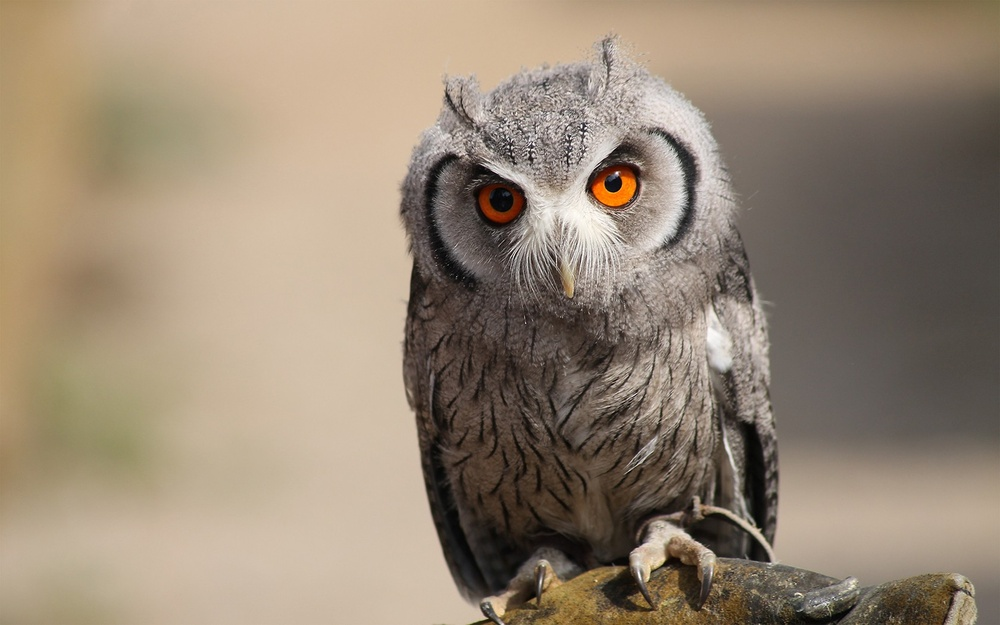
#> input picture Praktikum 3/hewan.jpg, 1000 x 625 px, shrunk from 1680 x 1050 before the run
$ jupyter execute 'Praktikum 3 - Operasi Pixel dan Histogram.ipynb'
#> lines starting #> are read from the running program, lines starting #| are printed output that depends on the picture
## Import Library

[cell 1]
import cv2
import matplotlib.pyplot as plt
import numpy as np
# 202331015_Haidar Rafi Purnomo

## Mambaca data gambar

[cell 2]
img =  cv2.imread('hewan.jpg')
#> img is the input picture: shape (625, 1000, 3); mean B, G, R 117.2, 135.6, 151.2
# 202331015_Haidar Rafi Purnomo

[cell 3]
img.shape
#> Out = (625, 1000, 3)
# 202331015_Haidar Rafi Purnomo

[cell 4]
[baris, kolom] = img.shape[:2]
#> baris = 625; kolom = 1000
# 202331015_Haidar  Rafi Purnomo

## Convert BGR to RGB

[cell 5]
rgb = cv2.cvtColor(img, cv2.COLOR_BGR2RGB)
# 202331015_Haidar Rafi Purnomo

## Menampilkan Histogram

[cell 6]
fig, axs = plt.subplots(2, 2, figsize=(15,5))

#Cara 1
axs[0,0].imshow(rgb)
axs[0,1].hist(rgb.ravel(),256,[0,256])

#Cara2
hist = cv2.calcHist([rgb],[0], None,[256],[0,256])
#> hist = 256 values, max 18263 at index 209, min 1 at index 0, mean 2441.4
axs[1,0].imshow(rgb)
axs[1,1].plot(hist)

#Menampilakn
plt.show()
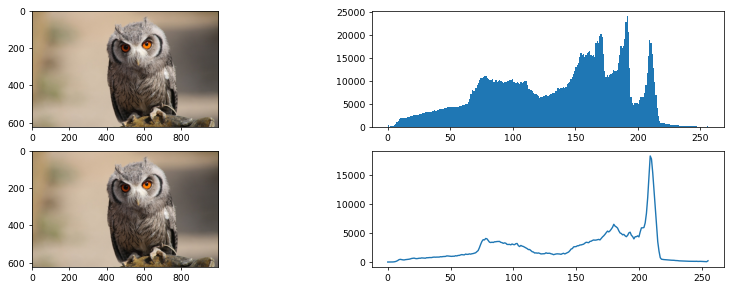
#> figure drawn by matplotlib, 4 panels; panel 2: tallest bar 24159 high, from x = 191 to 192; panel 4: curve peaks at x = 209, y = 18263

# 202331015_Haidar Rafi Purnomo

## Operasi Pixel untuk meningkatkan kecerahan

[cell 7]
beta = 40
citra_cerah = np.zeros((baris, kolom, 3))

for x in range(baris):
    for y in range(kolom):
        gyx = rgb[x,y] + beta
        citra_cerah[x,y] = gyx
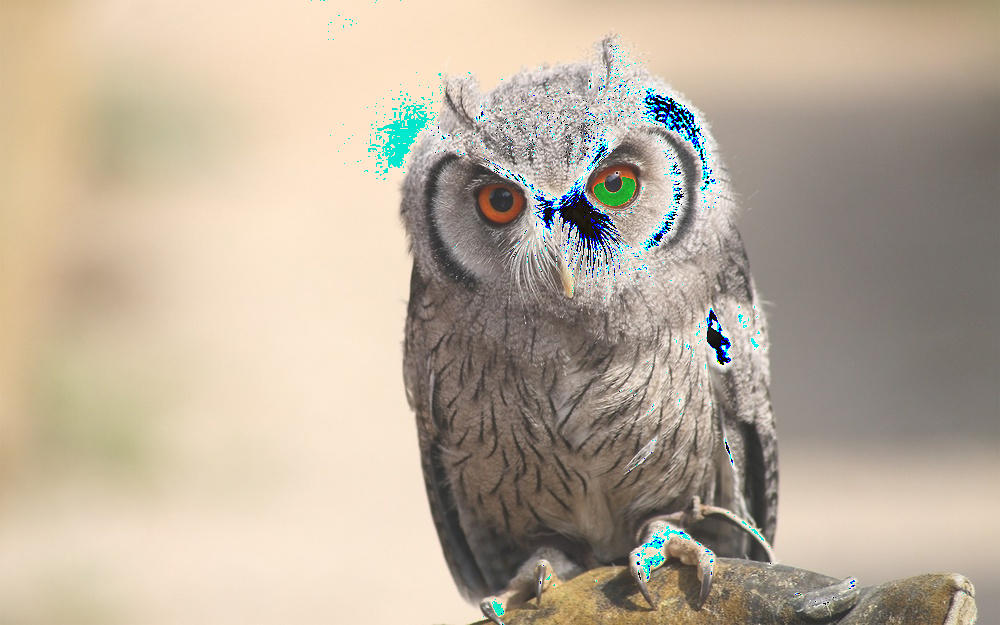
#> citra_cerah: shape (625, 1000, 3) float64; mean R, G, B 186.9, 173.6, 155.8

citra_cerah = citra_cerah.astype(np.uint8)

fig, axs = plt.subplots(2,2, figsize=(15,5))
axs[0,0].imshow(rgb)
axs[0,1].hist(rgb.ravel(),256, [0,256])
axs[1,0].imshow(citra_cerah)
axs[1,1].hist(citra_cerah.ravel(),256, [0,256])

plt.show()
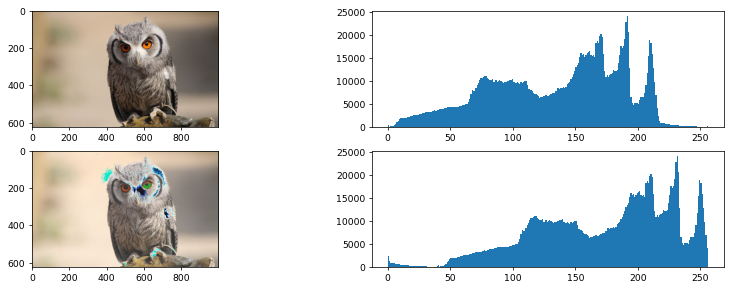
#> figure drawn by matplotlib, 4 panels; panel 2: tallest bar 24159 high, from x = 191 to 192; panel 4: tallest bar 24159 high, from x = 231 to 232

# 202331015_Haidar Rafi Purnomo

## Operasi pixel untuk meregangkan kontras

[cell 8]
alpha = 1.2
citra_kontras = np.zeros((baris, kolom, 3))

for x in range(baris):
    for y in range(kolom):
        gyx = rgb[x,y]  * alpha
        citra_kontras[x,y] = gyx

citra_kontras = citra_kontras.astype(np.uint8)
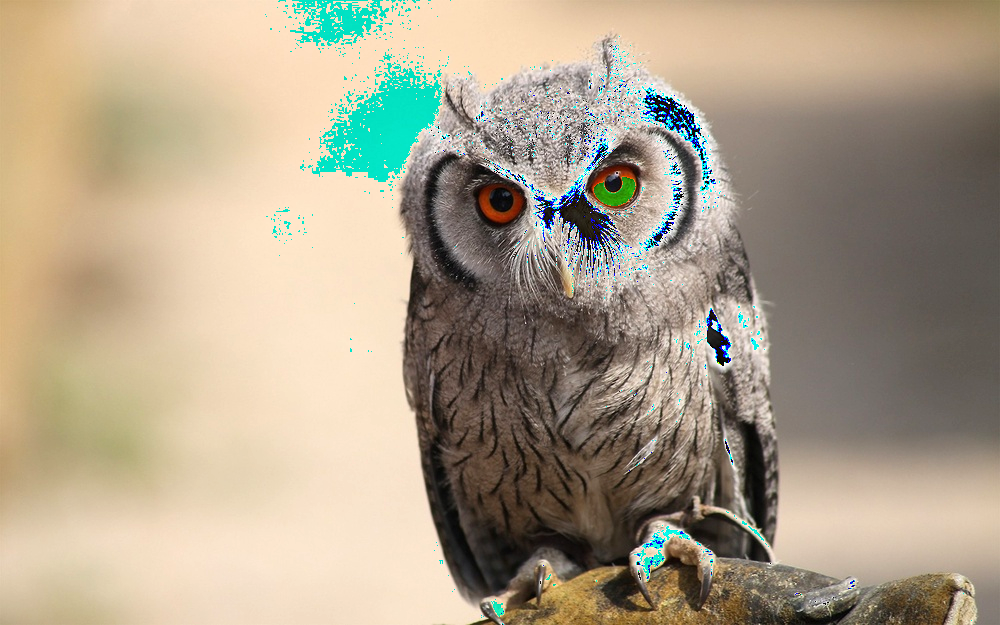
#> citra_kontras: shape (625, 1000, 3); mean R, G, B 172.6, 160, 138.6

fig, axs = plt.subplots(2,2, figsize=(15,5))
axs[0,0].imshow(rgb)
axs[0,1].hist(rgb.ravel(),256,[0,256])
axs[1,0].imshow(citra_kontras)
axs[1,1].hist(citra_kontras.ravel(),256,[0,256])

plt.show()
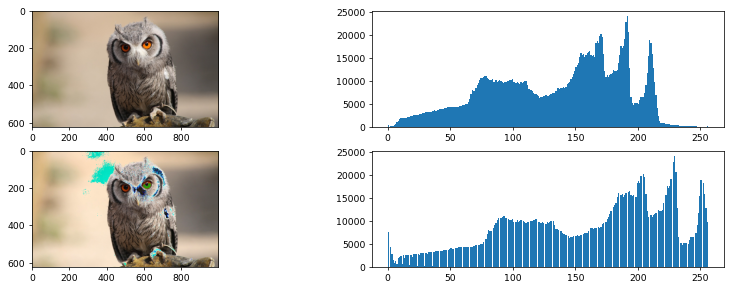
#> figure drawn by matplotlib, 4 panels; panel 2: tallest bar 24159 high, from x = 191 to 192; panel 4: tallest bar 24159 high, from x = 229 to 230

# 202331015_Haidar Rafi Purnomo

## Operasi Pixel gabungan antara meningkatkan kecerahan dan meregangkan kontras

[cell 9]
beta = 10
alpha = 1.2
citra_hasil = np.zeros((baris, kolom, 3))

for x in range(baris):
    for y in range(kolom):
        gyx = alpha * rgb[x,y] + beta
        citra_hasil[x,y] = gyx

citra_hasil = citra_hasil.astype(np.uint8)
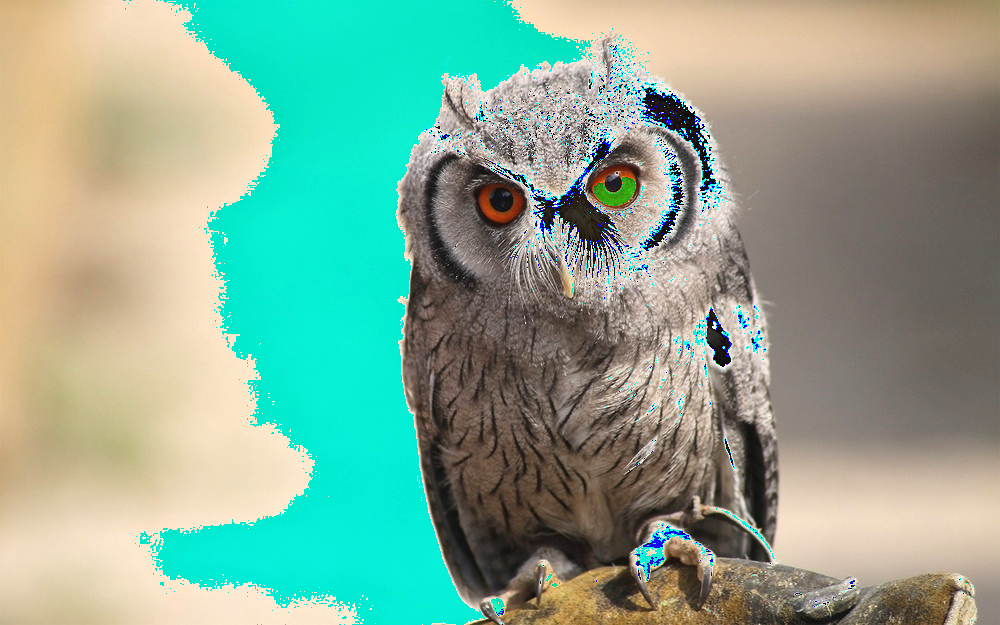
#> citra_hasil: shape (625, 1000, 3); mean R, G, B 136, 168.6, 147.4

fig, axs = plt.subplots(2,2, figsize=(15,5))
axs[0,0].imshow(rgb)
axs[0,1].hist(rgb.ravel(),256,[0,256])
axs[1,0].imshow(citra_hasil)
axs[1,1].hist(citra_hasil.ravel(),256,[0,256])

plt.show()
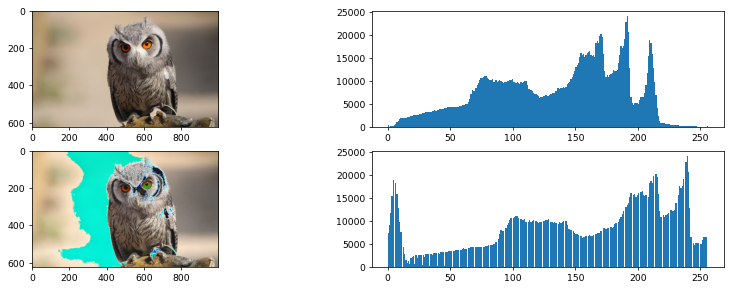
#> figure drawn by matplotlib, 4 panels; panel 2: tallest bar 24159 high, from x = 191 to 192; panel 4: tallest bar 24159 high, from x = 239 to 240

# 202331015_Haidar Rafi Purnomo

## Membalik Citra

[cell 10]
beta = 10
alpha = 1.2
citra_negatif = np.zeros((baris, kolom, 3))

for x in range(baris):
    for y in range(kolom):
        fyx = 255 - rgb[x,y]
        citra_negatif[x,y] = fyx
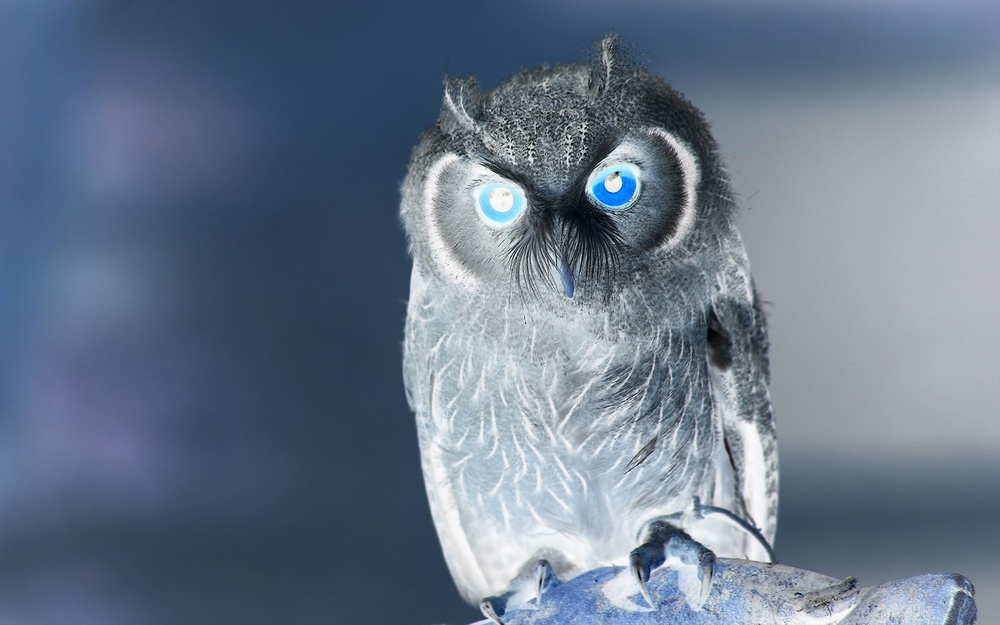
#> citra_negatif: shape (625, 1000, 3) float64; mean R, G, B 103.8, 119.4, 137.8

citra_negatif = citra_negatif.astype(np.uint8)

fig, axs = plt.subplots(2,2, figsize=(15,5))
axs[0,0].imshow(rgb)
axs[0,1].hist(rgb.ravel(),256, [0,256])
axs[1,0].imshow(citra_negatif)
axs[1,1].hist(citra_negatif.ravel(),256,[0,256])

plt.show()
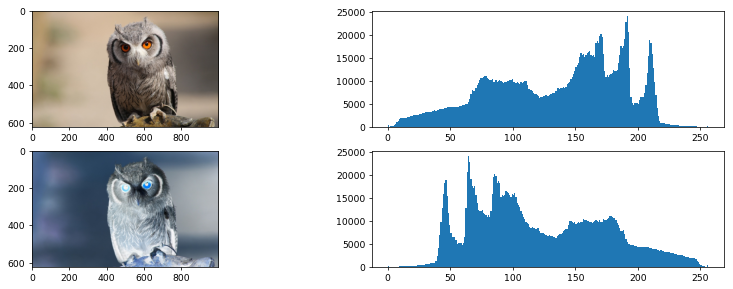
#> figure drawn by matplotlib, 4 panels; panel 2: tallest bar 24159 high, from x = 191 to 192; panel 4: tallest bar 24159 high, from x = 64 to 65

# 202331015_Haidar Rafi Purnomo
